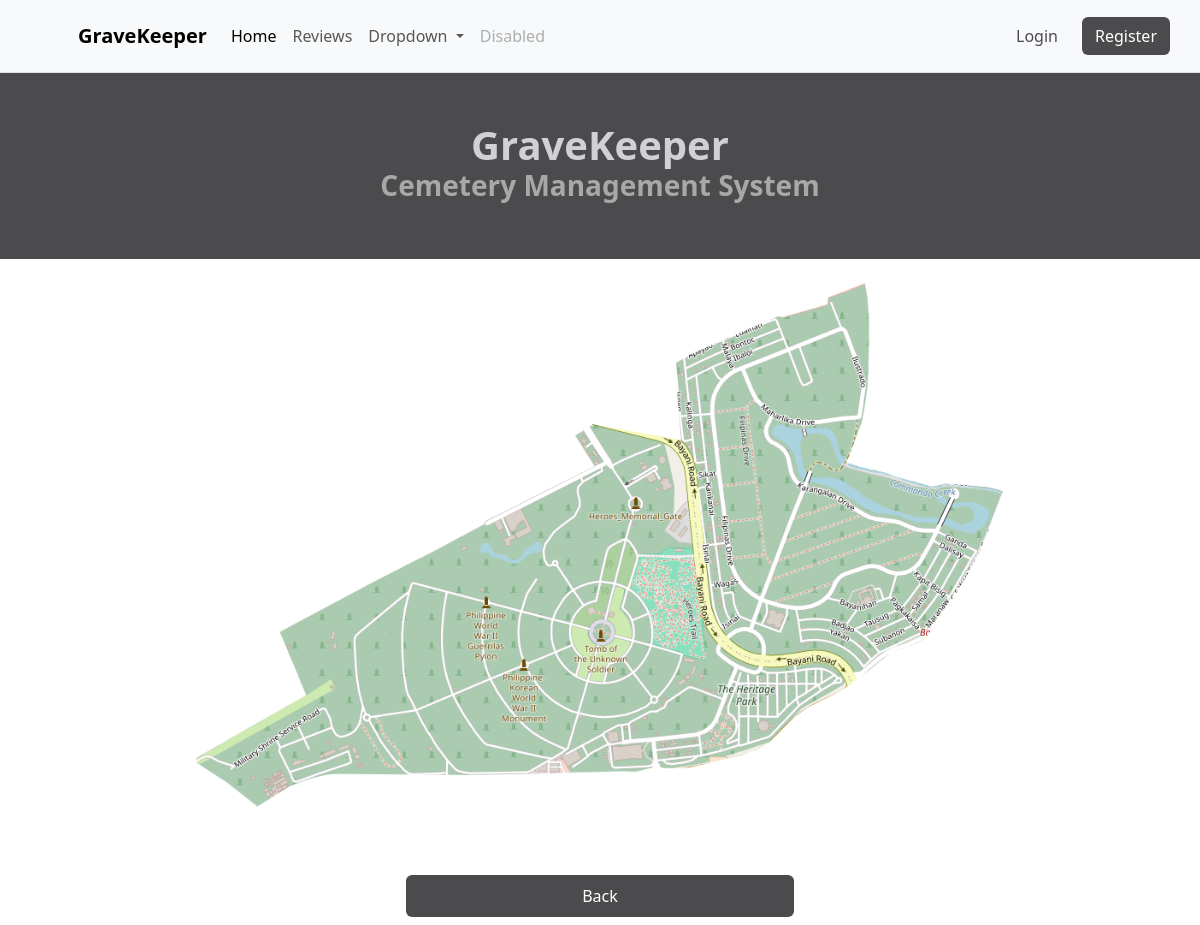
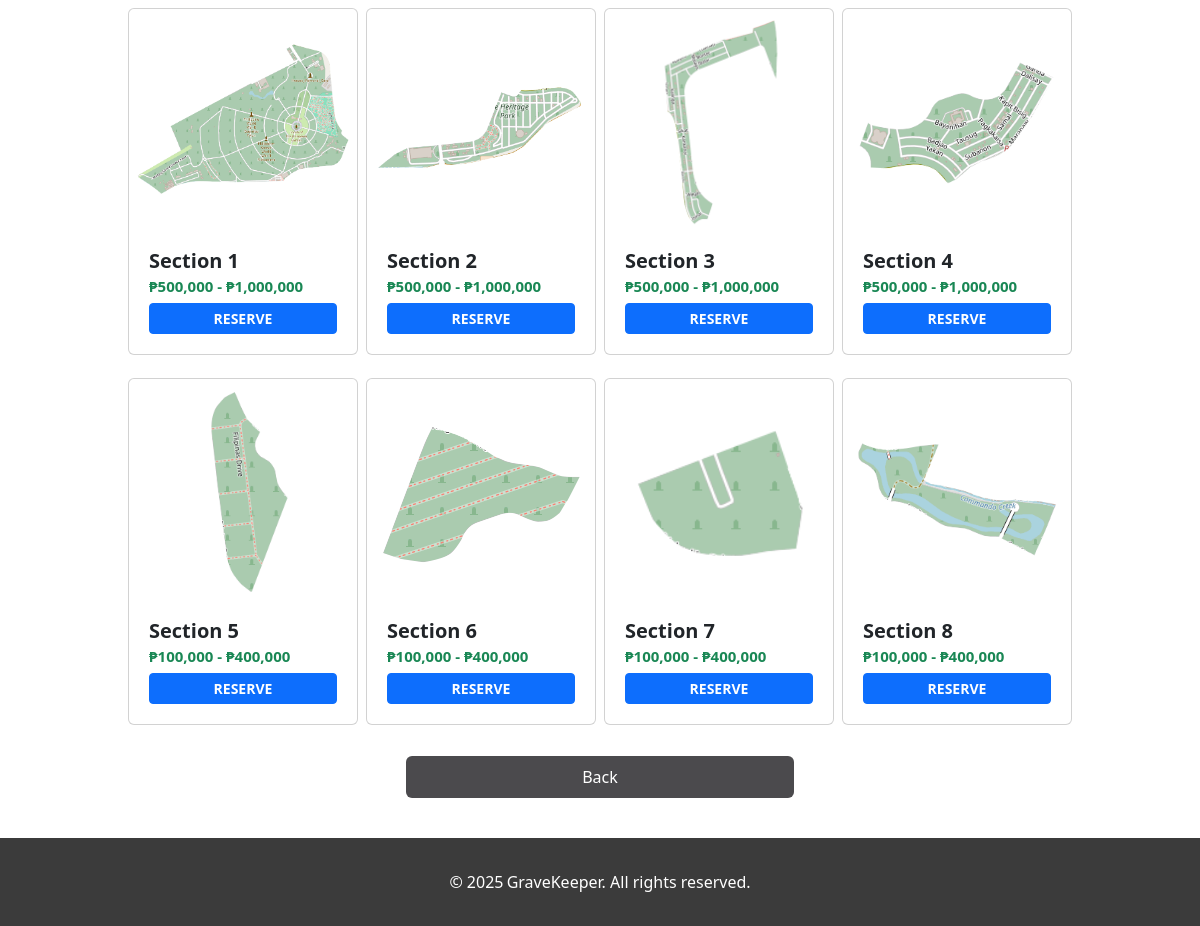
The page /section/index.php on the database its author committed (2 pictures, top to bottom).
### tables this page shows
CREATE TABLE section(
    section_id INT NOT NULL PRIMARY KEY AUTO_INCREMENT,
    sec_name VARCHAR(32),
    sec_img TEXT,
    num_plot INT,
    min_price DECIMAL(10,2),
    max_price DECIMAL(10,2)
);

### section/index.php (the view, shortened to what this page needs)
<?php
    include("../includes/config.php");
    include('../includes/header.php');
    $sql = "SELECT * FROM section ";
    $result = mysqli_query($conn, $sql);
?>
<!DOCTYPE html>
<html lang="en">
<head>
    <link href="https://cdn.jsdelivr.net/npm/bootstrap@5.3.3/dist/css/bootstrap.min.css" rel="stylesheet">
    <link rel="stylesheet" href="https://cdn.jsdelivr.net/npm/bootstrap-icons@1.11.3/font/bootstrap-icons.min.css">
</head>
<body>
<div class="container-fluid px-0 mx-0">
    <div class="col-6 d-flex flex-column align-items-center justify-content-center px-0 w-100 py-5" style="background-color: #4b4a4d;">
        <p class="fw-bold mb-0 h1" style=" color: #d1d1d3;">GraveKeeper</p>
        <p class="fw-bold h3 text-center mx-3" style="color: #a8a8a9;">Cemetery Management System</p>
    </div>
    <div class="col-6 container px-0 d-flex flex-column justify-content-center align-items-center ">
      <img class="img-responsive" src="/gravekeepercms/section/images/heritage-map.png" alt="Heritage-Map" style="height:600px">
        <main class="form-signin m-auto w-100 d-flex gap-1" >
            <?php
              if($_SESSION['roleDesc'] == 'admin'){
                echo "<a class=\"btn btn-darker-grey py-2 border-darker-grey fw-bold\" href=\"/gravekeepercms/\" style=\"width: 40px;\"><</a>
                      <a class=\"btn btn-darker-grey w-100 py-2 border-darker-grey\" href=\"create.php\">Create</a>";
              }else{
                echo "<a class=\"btn btn-darker-grey w-100 py-2 border-darker-grey\" href=\"/gravekeepercms/\">Back</a>";
              }
            ?>
        </main>
    </div>
    <div class="container d-flex gap-2 justify-content-center flex-wrap">
    <?php
      if($result->num_rows!=0){
        while($row = mysqli_fetch_array($result)){
          echo "<a href=\"/gravekeepercms/section/view_plot.php?id={$row['section_id']}\" class=\"text-decoration-none card enlarge p-1 section-card\">
            <div class=\"section-image-container\">
              <img src=\"/gravekeepercms/section/{$row['sec_img']}\" class=\"section-image\" alt=\"{$row['sec_name']}\">
            </div>
            <div class=\"card-body \">
              <h5 class=\"card-title fw-bold text-truncate mb-1\">{$row['sec_name']}</h5>
              <h5 class=\"price fw-bold text-success\">₱". number_format($row['min_price'])." - ₱". number_format($row['max_price'])."</h5>
              <input type=\"hidden\" value=\"{$row['section_id']}\" name=\"section_id\">";
              if($_SESSION['roleDesc'] == 'admin'){
                echo "<div class=\"d-flex gap-1\">
                        <form action=\"edit.php\" method=\"post\" class=\"col\">
                          <input type=\"hidden\" name=\"section_id\" value=\"{$row['section_id']}\" />
                          <button class=\"col btn btn-warning fw-bold w-100 btn-sm\" name=\"edit\">EDIT</button>
                        </form>
                        <form action=\"delete.php\" method=\"post\" class=\"col\">
                          <input type=\"hidden\" name=\"section_id\" value=\"{$row['section_id']}\" />
                          <button class=\"col btn btn-danger fw-bold w-100 btn-sm\" name=\"delete\">DELETE</button>
                        </form>
                      </div>";
              }else{
                $check_sql = "SELECT COUNT(*) as num
                              FROM plot WHERE stat_id = 3 AND section_id = {$row['section_id']}";
                $check_res = mysqli_query($conn, $check_sql);
                $check = mysqli_fetch_assoc($check_res);
                if($check['num'] == 0)
                  echo "<div class=\"col\">
                          <input type=\"hidden\" name=\"section_id\" value=\"{$row['section_id']}\" />
                          <button class=\"col btn btn-danger fw-bold w-100 btn-sm\" name=\"delete\">FULL</button>
                        </div>";
                else
                  echo "<div class=\"col\">
                          <input type=\"hidden\" name=\"section_id\" value=\"{$row['section_id']}\" />
                          <button class=\"col btn btn-primary fw-bold w-100 btn-sm\" name=\"delete\">RESERVE</button>
                        </div>";
              }
            echo "</div>
          </a>";
        }
      }else{
        echo "<p class=\"text-center mt-2 fw-bold\">No sections found.</p>";
      }
      ?>
    </div>
    <div class="col-6 container px-0 d-flex flex-column justify-content-center align-items-center mb-4 ">
        <main class="form-signin m-auto w-100">
            <a class="btn btn-darker-grey w-100 py-2 border-darker-grey" href="/gravekeepercms/">Back</a>
        </main>
    </div>
</body>
<?php
  include("../includes/footer.php");
?>
</html>

### rows shown on the page
section: sec_img (picture), sec_name "Section 1", min_price "500,000", max_price "1,000,000"
section: sec_img (picture), sec_name "Section 2", min_price "500,000", max_price "1,000,000"
section: sec_img (picture), sec_name "Section 3", min_price "500,000", max_price "1,000,000"
section: sec_img (picture), sec_name "Section 4", min_price "500,000", max_price "1,000,000"
section: sec_img (picture), sec_name "Section 5", min_price "100,000", max_price "400,000"
section: sec_img (picture), sec_name "Section 6", min_price "100,000", max_price "400,000"
section: sec_img (picture), sec_name "Section 7", min_price "100,000", max_price "400,000"
section: sec_img (picture), sec_name "Section 8", min_price "100,000", max_price "400,000"
